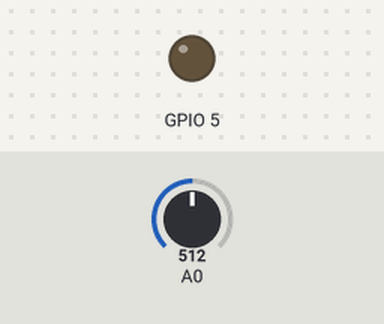
Bench run of a sketch on a simulated ESP8266 (NodeMCU). Shown: output pins drawn as LEDs (lit = HIGH). Inputs (shaded band) come from the test bench; at power-on: A0 = 512. WiFi joins after 1.5 s; servers stay silent unless stated; what the sketch prints to the serial monitor is not drawn.

Above: at 0.0 s.
At 1.8 s:
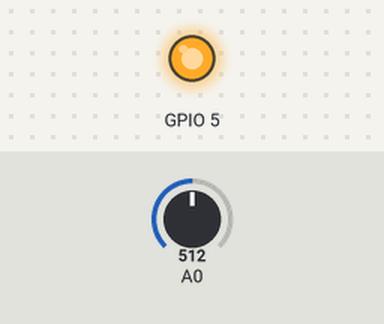
Timing chart, 0 to 3.3 s (numbered marks = the images above):
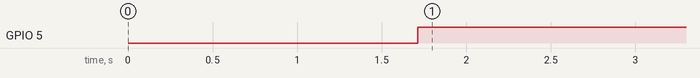

Measured:
- by itself, GPIO 5: LOW → HIGH at 1.7 s

The sketch:

Moisture.ino
```cpp
#include <ESP8266WiFi.h>

#include <Wire.h>

#include <iostream>

using namespace std;


String apiKey = "" ;

const char* ssid = "";  // Enter Wi-fi ID

const char* password = "";   // Enter Wi-fi password


const char* server = "";


WiFiClient client;

void setup() {

  Serial.begin(115200);

  pinMode(A0,INPUT);


  pinMode(5, OUTPUT);

  delay(10);

  WiFi.begin(ssid, password);


  while (WiFi.status() != WL_CONNECTED) {

    delay(500);

    Serial.print(".");
    Serial.print(WiFi.status());

  }

  Serial.println("");
  Serial.println("WiFi connected");
}


 void Delay(){
  for(unsigned int i = 0; i < 15; i++){
      delay(1000);
    }

 }

void check(int t){
  if(t <250){
              digitalWrite(5, LOW);
        }
        else{
              digitalWrite(5, HIGH);
          }
          Serial.print("Your plant needs water: ");

       Serial.print(t);
  }


int readData(){

    int temp1 = analogRead(A0);

    return temp1;
    }

 void connection(){
  // display.clear();

  int temp = readData();


    if (client.connect(server,80)) {  //   "184.106.153.149" or api.thingspeak.com

      String postStr = apiKey;

             postStr +="&field1=";

             postStr += String(temp);

             postStr += "\r\n\r\n";

       if(postStr != NULL){
       client.print("POST /update HTTP/1.1\n");

       client.print("Host: api.thingspeak.com\n");

       client.print("Connection: close\n");

       client.print("X-THINGSPEAKAPIKEY: "+apiKey+"\n");

       client.print("Content-Type: application/x-www-form-urlencoded\n");

       client.print("Content-Length: ");

       client.print(postStr.length());

       client.print("\n\n");

       client.print(postStr);
      check(temp);
        Serial.print("Sending value to thingSpeak ");
       }

       Serial.println("Data has been sent");

    }
  }

void loop() {


  connection();

  client.stop();

  Serial.println("Waiting 15 sec to   update...");

  Delay();

}
```
